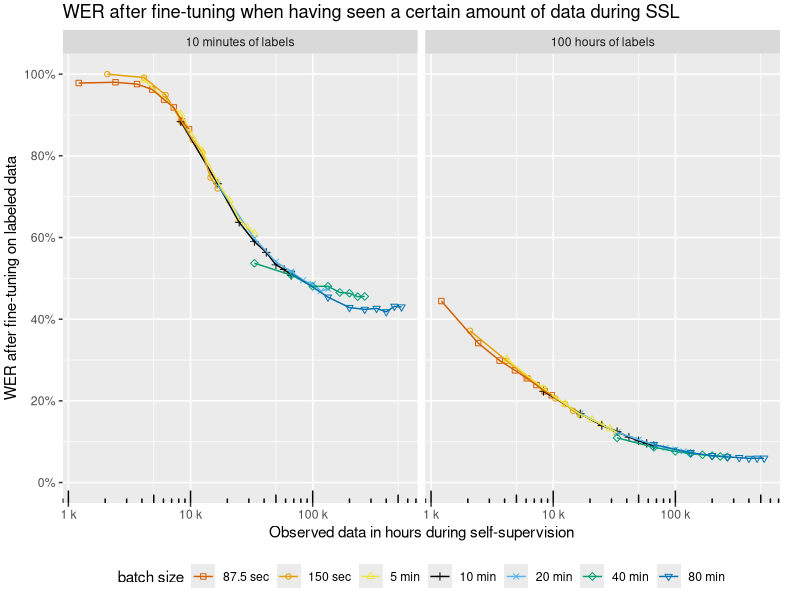
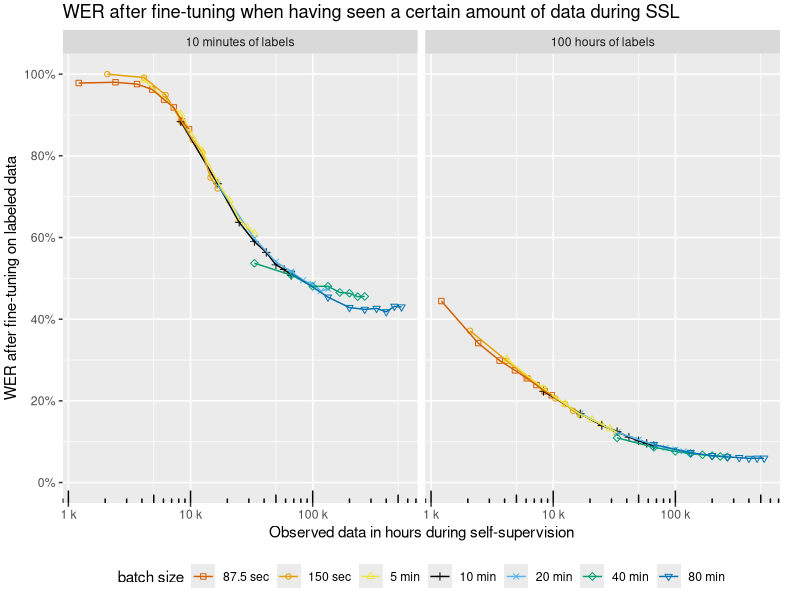

Write the R code that produced these figures, in order.
# install the tidyverse
library(tidyverse)
library(patchwork)
library(scales)
library(ggthemes)
library(egg)

# read data
df = read.csv("merged.csv")


# clip WER values to 1 and make percentages
df <- df %>%
  mutate(wer.clean = pmax(0, pmin(1, wer.clean)),  # Clip values between 0 and 1
         wer.clean = wer.clean * 100)              # Multiply values by 100

df <- df %>%
  mutate(wer.other = pmax(0, pmin(1, wer.other)),  # Clip values between 0 and 1
         wer.other = wer.other * 100)              # Multiply values by 100

# make hours seen in k
df$hours.seen <- df$hours.seen / 1000

# legend for graphs
custom_legend_order <- c(
  "87.5 sec",
  "150 sec",
  "5 min",
  "10 min",
  "20 min",
  "40 min",
  "80 min"
)

# functions for determing breaks in logscale
breaks_5log10 <- function(x) {
  low <- floor(log10(min(x)/5))
  high <- ceiling(log10(max(x)/5))
  
  5 * 10^(seq.int(low, high))
}

breaks_log10 <- function(x) {
  low <- floor(log10(min(x)))
  high <- ceiling(log10(max(x)))
  
  10^(seq.int(low, high))
}


# plot
g = (
  ggplot(df)
  + aes(
    hours.seen, 
    wer.clean, 
    color=batch.size.label,
    shape=batch.size.label
  )
  + geom_point()
  + geom_line()
  + annotation_logticks(sides='b')
  + scale_x_log10(
    name='Observed data in hours during self-supervision', 
    labels = scales::label_comma(suffix = ' k'),
    breaks = breaks_log10,
    minor_breaks = breaks_5log10,
  )
  + scale_y_continuous(
    name='WER after fine-tuning on labeled data',
    labels = scales::percent_format(scale = 1),
    breaks = seq(0, 100, by = 20),
    limits = c(0, NA)
  )
  + scale_colour_colorblind(
    name='batch size',
    breaks=custom_legend_order,
    guide=guide_legend(nrow = 1)
  )
  + scale_shape_manual(
    name='batch size',
    breaks=custom_legend_order,
    values=seq(0,6)
  )
  + labs(title="WER after fine-tuning when having seen a certain amount of data during SSL")
)


# change order of 
g = (
  g
  + facet_grid(cols = vars(ft_dataset)) 
  & theme(
    legend.direction = "horizontal",
    legend.position = "bottom",
    plot.margin = unit(c(0.1,0.5,0.1,0.1), "cm")
  )
)


g

ggsave(
  file="merged.pdf",
  device = cairo_pdf,
  width = 210,
  height = 297/2-60,
  units = "mm"
)
